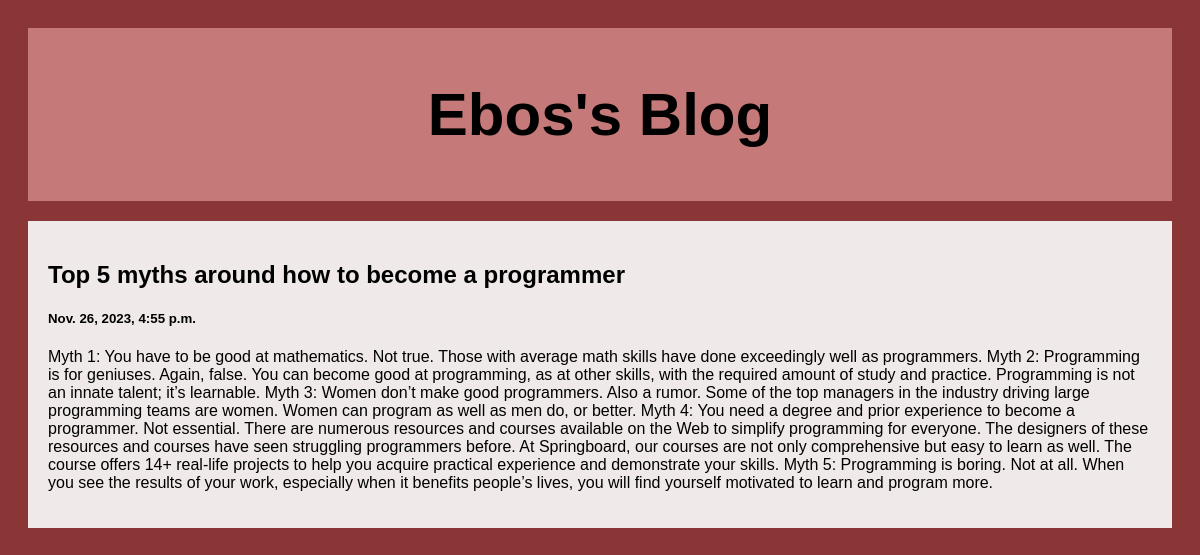
Screenshot of /post/3 with the database file from the repository.
### post/models.py (models this page shows)
class Post(models.Model):
    title = models.CharField(max_length=100)
    body = models.CharField(max_length=100000)
    created_at = models.DateTimeField(default=datetime.now, blank=True)

### post/views.py (the view)
# urls.py: path('', include('post.urls'))
def post(request, pk):
    posts = Post.objects.get(id=pk)
    return render (request, 'posts.html',{'posts':posts})

### post/templates/posts.html (shortened to what this page needs)
<!DOCTYPE html>
<html>
<head>
</head>
<body>
<div class="header">
  <h2>Ebos's Blog</h2>
</div>
<div class="row">
  <div class="leftcolumn">
    <div class="card">
        <h2>{{posts.title}}</h2>
        <h5>{{posts.created_at}}</h5>
        <p>{{posts.body}}</p>
    </div>
  </div>
</div>
</body>
</html>

### post/templates/posts.html (style rules this page uses)
* { box-sizing: border-box; }
body { font-family: Arial; padding: 20px; background: #8a3636; }
.header { padding: 2px; font-size: 40px; text-align: center; background: rgb(197, 121, 121); }
.leftcolumn { float: left; width: 100%; }
.card { background-color: rgb(240, 233, 233); padding: 20px; margin-top: 20px; }
.row:after { content: ""; display: table; clear: both; }

### rows the page displays
Post: title "Top 5 myths around how to become a programmer", created_at "Nov. 26, 2023, 4:55 p.m.", body "Myth 1: You have to be good at mathematics. Not true. Those with average math skills have done exceedingly well as programmers. Myth 2: Programming is for geniuses. Again, false. You can become good at programming, as at other skills, with the required amount of study and practice. Programming is not an innate talent; it’s learnable. Myth 3: Women don’t make good programmers. Also a rumor. Some of the top managers in the industry driving large programming teams are women. Women can program as well as men do, or better. Myth 4: You need a degree and prior experience to become a programmer. Not essential. There are numerous resources and courses available on the Web to simplify programming…"
